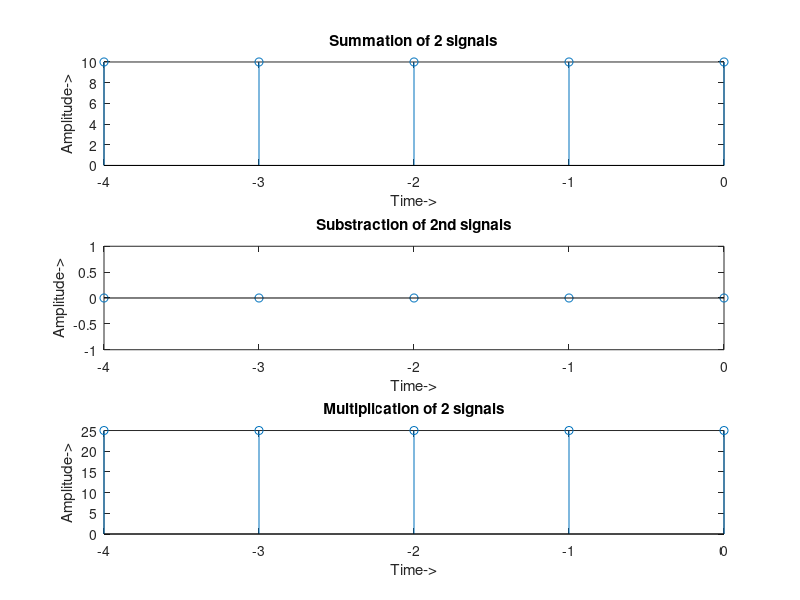

This figure's MATLAB source:
clear all;
close all;
clc;
n=input('Enter the number of first signal: ');
for i=1:1:n
     a(i)=input('Number: ');
end

p=input('Enter the postion of zero index: ');
upper1=1-p;
lower1=n-p;

n=input('Enter the number of secound signal: ');
for i=1:1:n
     b(i)=input('Number: ');
end
p=input('Enter the postion of zero index: ');
upper2=1-p;
lower2=n-p;

minlower=min(upper1,upper2)
maxupper=max(lower1,lower2)

j=1;
for i=minlower:maxupper
    if(i<upper1)
        first(j)=0;
    end      
           if(i>lower1)
               first(j)=0;
           end
    
    if(i>=upper1 && i<=lower1)
        first(j)= a(i-upper1+1);
    end
           if(i<upper2)
               secound(j)=0;
           end
    if(i>lower2) secound(j)=0;
    end
    
    if(i>=upper2 && i<=lower2) 
        secound(j)=b(i-upper2+1);
    end
    j=j+1;
end

first
secound

sum=first+secound
sub=first-secound
mult=first.*secound



l=length(first)
ict=1-l;
for i=1:1:l
    level(i)=ict;
    ict=ict+1;
end

subplot(3,1,1);
stem(level,sum);
xlabel('Time->');
ylabel('Amplitude->');
title('Summation of 2 signals');

subplot(3,1,2);
stem(level,sub);
xlabel('Time->');
ylabel('Amplitude->');
title('Substraction of 2nd signals');

subplot(3,1,3);
stem(level,mult);
xlabel('Time->');
ylabel('Amplitude->');
title('Multiplication of 2 signals');



